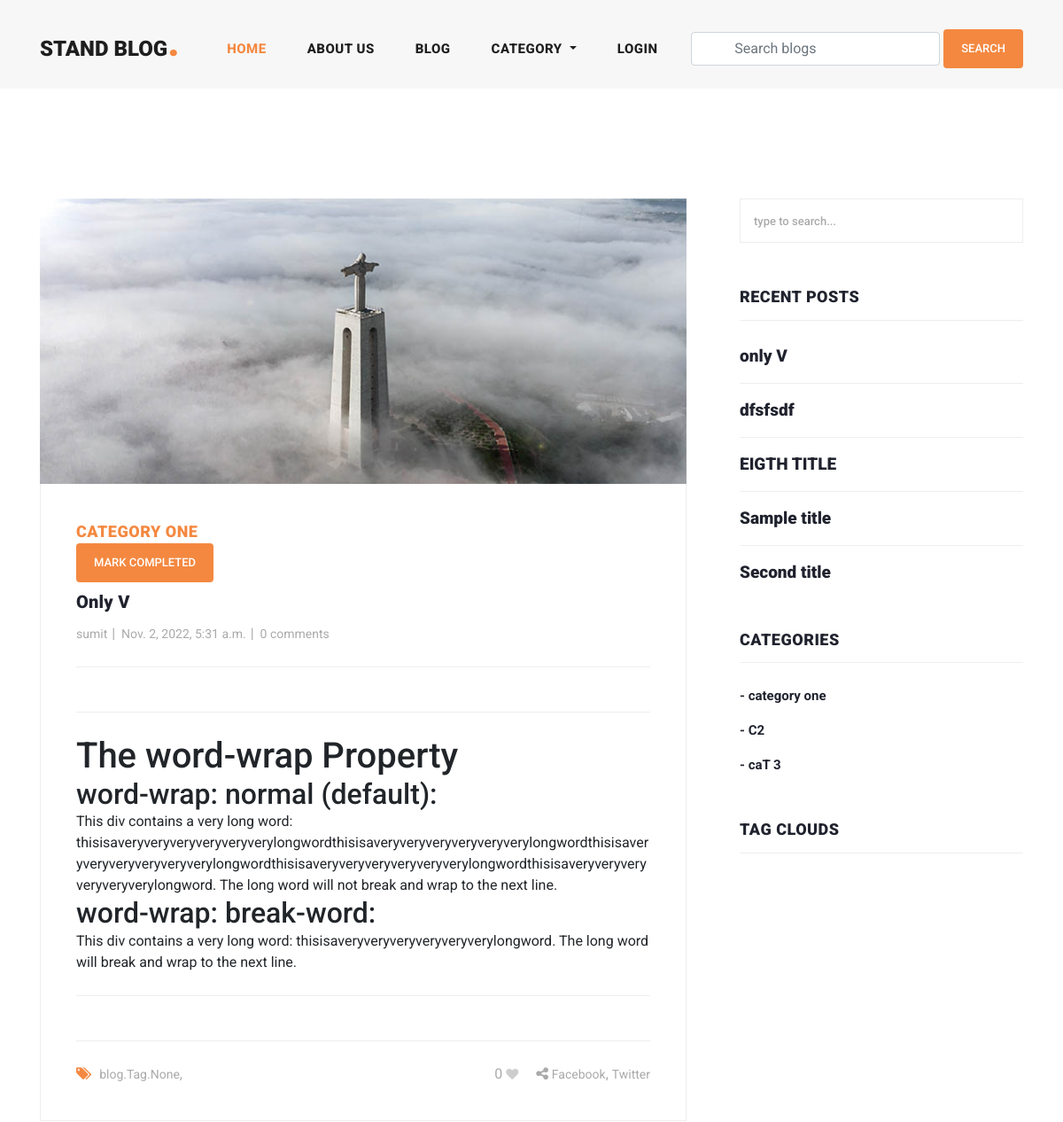
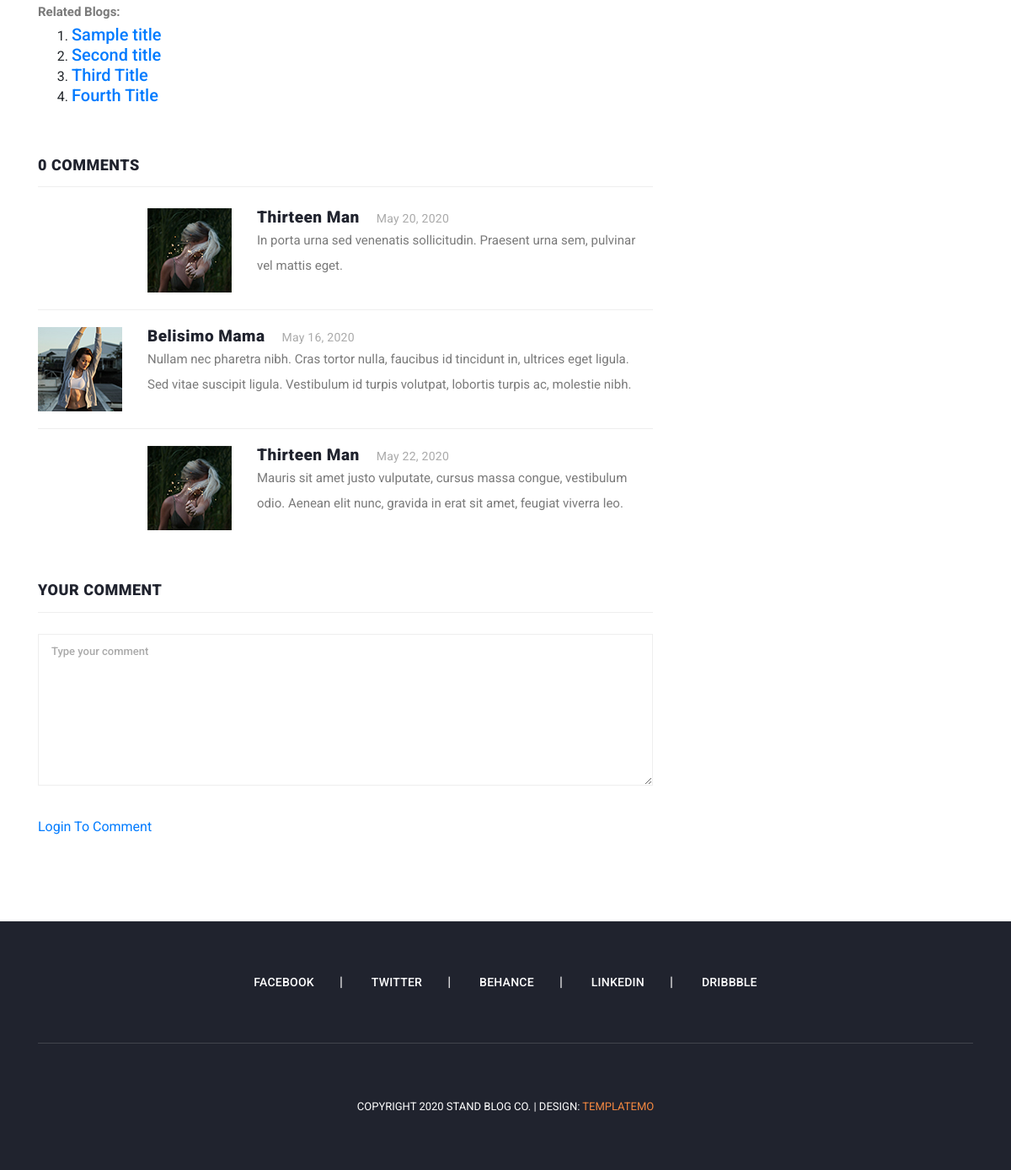
Screenshot of /blog_details/only-v with the database file from the repository (2 pictures, top to bottom).
### blog/models.py (models this page shows, shortened)
class Category(models.Model):
    title = models.CharField(max_length=150, unique=True)
    slug = models.SlugField(null=True, blank=True)
    created_date = models.DateTimeField(auto_now_add=True)

class Blog(models.Model):
    user = models.ForeignKey(
        User,
        related_name='user_blogs',
        on_delete=models.CASCADE
    )
    category = models.ManyToManyField(
        Category,
        related_name='category_blogs',
        blank=True
    )
    tags = models.ManyToManyField(
        Tag,
        related_name='tag_blogs',
        blank=True
    )
    likes = models.ManyToManyField(
        User,
        related_name='user_likes',
        blank=True
    )
    completes = models.ManyToManyField(
        User,
        related_name='user_completes',
        blank=True
    )
    title = models.CharField(
        max_length=250
    )
    slug = models.SlugField(null=True, blank=True)
    banner = models.ImageField(upload_to='blog_banners')
    description = RichTextField()
    created_date = models.DateTimeField(auto_now_add=True)
    updated_date = models.DateTimeField(auto_now=True)

class Tag(models.Model):
    title = models.CharField(max_length=150)
    slug = models.SlugField(null=True, blank=True)
    created_date = models.DateTimeField(auto_now_add=True)

### user_profile/models.py (models this page shows, shortened)
class User(AbstractBaseUser, PermissionsMixin):
    id = models.CharField(max_length=80, primary_key=True, default=uuid.uuid4, editable=False)
    username = models.CharField(max_length=255)
    first_name = models.CharField(max_length=255, null=True, blank=True)
    last_name = models.CharField(max_length=255, null=True, blank=True)
    email = models.EmailField(unique=True, max_length=255)
    profile_image = models.ImageField(null=True, blank=True, upload_to="profile_images")
    is_active = models.BooleanField(default=True)
    is_admin = models.BooleanField(default=False)
    is_email_verified = models.BooleanField(default=False)
    created_at = models.DateTimeField(auto_now_add=True)
    updated_at = models.DateTimeField(auto_now=True)
    objects = UserAccountManager()
    USERNAME_FIELD = 'email'
    REQUIRED_FIELDS = ['first_name']

### blog/views.py (the view, shortened to what this page needs)
# urls.py: path('blog_details/<str:slug>', blog_details, name='blog_details'),
def blog_details(request, slug):
    blog = get_object_or_404(Blog, slug=slug)
    all_blogs = Blog.objects.order_by('-created_date')[:5]
    categories = Category.objects.filter(category_blogs__id=blog.id)
    related_blogs = Blog.objects.filter(category__in=categories)
    liked_by = request.user in blog.likes.all()
    context = {
        "blog": blog,
        "all_blogs": all_blogs,
        "related_blogs": related_blogs[:5],
        "liked_by": liked_by
    }
    return render(request, 'blog_details.html', context)

### blog/context_processors.py (called while the page is built)
def get_all_categories(request):
    categories = Category.objects.all()
    context = {
        "categories": categories
    }
    return context

### templates/blog_details.html (shortened to what this page needs)
{% extends 'base.html' %}
{% load static %}
{% block content %}
  <section class="blog-posts grid-system">
      <div class="container">
        <div class="row">
          <div class="col-lg-8">
            <div class="all-blog-posts">
              <div class="row">
                <div class="col-lg-12">
                  <div class="blog-post">
                    <div class="blog-thumb">
                      <img src="assets/images/blog-post-02.jpg" alt="">
                    </div>
                    <div class="down-content">
                      {% for c in blog.category.all %}
                        <span>{{c.title}}</span>
                        {% endfor %}
                      <div dir="rtl">
                        <button type="button" al class="btn btn-primary">Mark Completed</button>
                      </div>
                      <a href="javascript:void()"><h4>{{blog.title}}</h4></a>
                      <ul class="post-info">
                        <li><a href="{% url 'user_information' blog.user.username%}">{{blog.user.username}}</a></li>
                        <li><a href="#">{{blog.created_date}}</a></li>
                        <li><a href="#">{{blog.blog_comments.all.count}} comments</a></li>
                      </ul>
                      <p>{{blog.description|safe}}</p>
                      <div class="post-options">
                        <div class="row">
                          <div class="col-6">
                            <ul class="post-tags">
                              <li><i class="fa fa-tags"></i></li>
                              {% if blog.tags.all.count > 0 %}
                              {% for t in blog.tags.all %}
                                  <li><a href="{%url 'tag_blogs' t.slug%}">{{t.title}}</a>,</li>
                              {% endfor %}
                            {% else %}
                              None
                            {% endif %}
                            </ul>
                          </div>
                          {% if request.user.is_authenticated %}
                            <div class="col-6">
                            <ul class="post-share">
                              <li><button type="button" class="btn btn-primary">Mark Completed</button></li>
                              <li id="like-count">{{blog.likes.count  }} </li>
                              {% if liked_by %}
                                <li class="=pl-3 pr-3"><a href="javascript:void(0)"><i id="like-icon" data-blog="{{blog.id}}" class="fa fa-heart"></i></a></li>
                              {% else %}
                                <li class="=pl-3 pr-3"><a href="javascript:void(0)"><i id="like-icon" data-blog="{{blog.id}}" class="fa fa-heart empty-heart"></i></a></li>
                              {% endif %}
                            </ul>
                            </div>
                          {% else %}
                            <div class="col-6">
                            <ul class="post-share">
                               <li id="like-count">{{blog.likes.count}}</li>
                              {% if liked_by %}
                                <li class="=pl-3 pr-3"><a href="{% url 'login' %}"><i class="fa fa-heart"></i></a></li>
                              {% else %}
                                <li class="=pl-3 pr-3"><a href="{% url 'login' %}"><i class="fa fa-heart empty-heart"></i></a></li>
                              {% endif %}
                              <li><i class="fa fa-share-alt"></i></li>
                              <li><a href="#">Facebook</a>,</li>
                              <li><a href="#"> Twitter</a></li>
                            </ul>
                          </div>
                          {% endif %}
                        </div>
                      </div>
                    </div>
                    {% include 'related_blogs.html' with related_blogs=related_blogs %}
                  </div>
                </div>
                <div class="col-lg-12">
                  <div class="sidebar-item comments">
                    <div class="sidebar-heading">
                      <h2>{{blog.blog_comments.count}} comments</h2>
                    </div>
                    <div class="content">
                      <ul class="d-flex flex-column">
                        <li class="replied">
                          <div class="author-thumb">
                            <img src="assets/images/comment-author-02.jpg" alt="">
                          </div>
                          <div class="right-content">
                            <h4>Thirteen Man<span>May 20, 2020</span></h4>
                            <p>In porta urna sed venenatis sollicitudin. Praesent urna sem, pulvinar vel mattis eget.</p>
                          </div>
                        </li>
                        <li>
                          <div class="author-thumb">
                            <img src="assets/images/comment-author-03.jpg" alt="">
                          </div>
                          <div class="right-content">
                            <h4>Belisimo Mama<span>May 16, 2020</span></h4>
                            <p>Nullam nec pharetra nibh. Cras tortor nulla, faucibus id tincidunt in, ultrices eget ligula. Sed vitae suscipit ligula. Vestibulum id turpis volutpat, lobortis turpis ac, molestie nibh.</p>
                          </div>
                        </li>
                        <li class="replied">
                          <div class="author-thumb">
                            <img src="assets/images/comment-author-02.jpg" alt="">
                          </div>
                          <div class="right-content">
                            <h4>Thirteen Man<span>May 22, 2020</span></h4>
                            <p>Mauris sit amet justo vulputate, cursus massa congue, vestibulum odio. Aenean elit nunc, gravida in erat sit amet, feugiat viverra leo.</p>
                          </div>
                        </li>
                      </ul>
                    </div>
                  </div>
                </div>
                <div class="col-lg-12">
                  <div class="sidebar-item submit-comment">
                    <div class="sidebar-heading">
                      <h2>Your comment</h2>
                    </div>
                    <div class="content">
                      <form id="comment" action="{% url 'blog_details' blog.slug %}" method="POST">
                        <div class="row">
                          <div class="col-lg-12">
                            <fieldset>
                              <textarea name="text" rows="6" id="message" placeholder="Type your comment" required=""></textarea>
                            </fieldset>
                          </div>
                          <div class="col-lg-12">
                            <fieldset>
                              {% if request.user.is_authenticated %}
                                <button type="submit" id="form-submit" class="main-button">Submit</button>
                              {% else %}
                                <a href = "#" class="main-button">Login To Comment</a>
                              {% endif %}
                            </fieldset>
                          </div>
                        </div>
                      </form>
                    </div>
                  </div>
                </div>
              </div>
            </div>
          </div>
          {% include 'sidebar.html' with blogs=all_blogs %}
        </div>
      </div>
    </section>
{% endblock content %}

### templates/related_blogs.html
 <p class="font-weight-bold">Related Blogs:</p>
  <ol>
    {% for b in related_blogs %}
     {% if b.slug != blog.slug %}
          <li><a href="{% url 'blog_details' b.slug %}">
            <h5>{{b.title}}</h5>
          </a></li>
      {% endif %}
    {% endfor %}
  </ol>

### templates/sidebar.html (shortened to what this page needs)
<div class="col-lg-4">
    <div class="sidebar">
      <div class="row">
        <div class="col-lg-12">
          <div class="sidebar-item search">
            <form id="search_form" name="gs" method="GET" action="#">
              <input type="text" name="q" class="searchText" placeholder="type to search..." autocomplete="on">
            </form>
          </div>
        </div>
        <div class="col-lg-12">
          <div class="sidebar-item recent-posts">
            <div class="sidebar-heading">
              <h2>Recent Posts</h2>
            </div>
            <div class="content">
              <ul>
                {% for blog in blogs %}
                  <li><a href="post-details.html">
                    <h5>{{blog.title}}</h5>
                  </a></li>
                {% endfor %}
              </ul>
            </div>
          </div>
        </div>
        <div class="col-lg-12">
          <div class="sidebar-item categories">
            <div class="sidebar-heading">
              <h2>Categories</h2>
            </div>
            <div class="content">
              <ul>
                {% for c in categories %}
                  <li><a href="{%url 'category_blogs' c.slug%}">- {{c.title}}</a></li>
                {% endfor %}
              </ul>
            </div>
          </div>
        </div>
        <div class="col-lg-12">
          <div class="sidebar-item tags">
            <div class="sidebar-heading">
              <h2>Tag Clouds</h2>
            </div>
          </div>
        </div>
      </div>
    </div>
  </div>

### assets/css/main.css (style rules this page uses)
.fa-heart { color: red !important; }
.empty-heart { color: #CDCDCD !important; }
.btn-primary { display: inline-block; background-color: #f48840; color: #fff; font-size: 13px; font-weight: 500; padding: 12px 20px; text-transform: uppercase; transition: all .3s; border: none; outline: none; }
input, textarea { text-transform: none !important; }
body { word-wrap:break-word; }

### rows the page displays
Category: title "CATEGORY ONE", title "category one"
Blog: title "Only V", user.username "sumit", created_date "Nov. 2, 2022, 5:31 a.m.", blog_comments.all.count "0", description "The word-wrap Property word-wrap: normal (default): This div contains a very long word: thisisaveryveryveryveryveryverylongwordthisisaveryveryveryveryveryverylongwordthisisaveryveryveryveryveryverylongwordthisisaveryveryveryveryveryverylongwordthisisaveryveryveryveryveryverylongword. The long word will not break and wrap to the next line. word-wrap: break-word: This div contains a very long word: thisisaveryveryveryveryveryverylongword. The long word will break and wrap to the next line.", likes.count "0", blog_comments.count "0", title "only V"
Tag: title "blog.Tag.None"
Blog: title "Sample title"
Blog: title "Second title"
Blog: title "Third Title"
Blog: title "Fourth Title"
Blog: title "dfsfsdf"
Blog: title "EIGTH TITLE"
Category: title "C2"
Category: title "caT 3"
